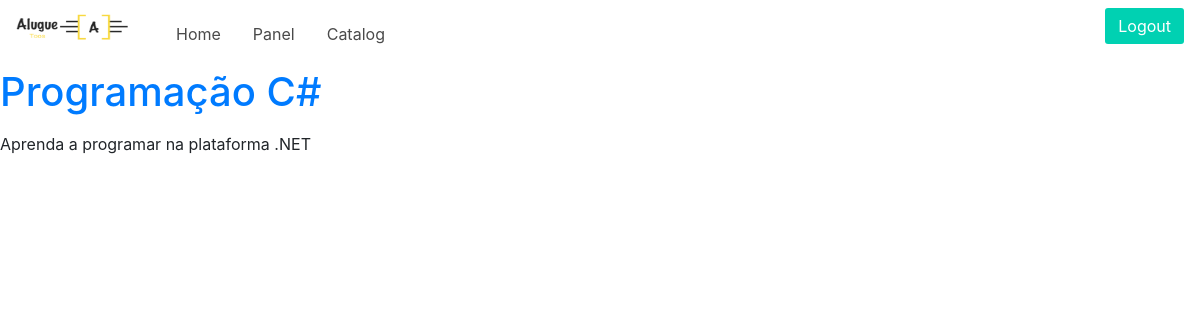
Page /catalog/product/progcsharp/ (signed in) on the committed database.
### catalog/models.py (models this page shows)
class Product(models.Model):
    name = models.CharField('Name', max_length=100)
    slug = models.SlugField('Unique identifier', max_length=100)
    created = models.DateTimeField('Created on', auto_now_add=True)
    modified = models.DateTimeField('Modified on', auto_now=True)
    description = models.TextField('Description', blank=True)
    price = models.DecimalField('Price', decimal_places=2, max_digits=10)
    category = models.ForeignKey(Category, verbose_name='Category')
    class Meta:
        verbose_name = 'Product'
        verbose_name_plural = 'Products'
        ordering = ['name']
    def __str__(self):
        return self.name
    def get_absolute_url(self):
        return reverse('catalog:product', kwargs={'slug': self.slug})

### catalog/views.py (the view)
# urls.py: url(r'^product/(?P<slug>[\w_-]+)/$', views.product, name='product'),
def product(request, slug):
    product = Product.objects.get(slug=slug)
    context = {
        'product': product
    }
    return render(request, 'product/product.html', context)

### templates/product/product.html
{% extends 'base.html' %}
{% block content %}
    <h1><a href="{{ product.get_absolute_url }}">{{ product }}</a></h1>
    <p>{{ product.description|linebreaks }}</p>
{% endblock %}

### rows in the picture
Product: name "Programação C#", description "Aprenda a programar na plataforma .NET"
